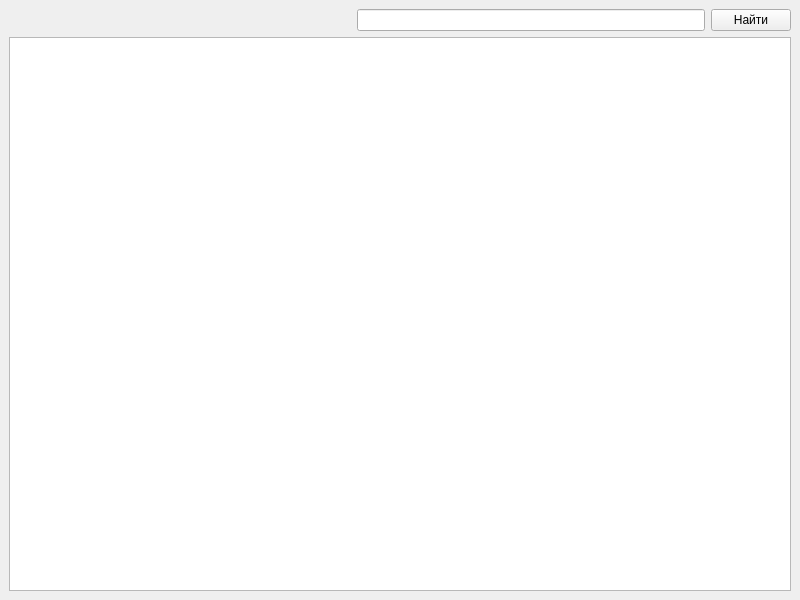
<?xml version="1.0" encoding="UTF-8"?>
<ui version="4.0">
 <class>MainWindow</class>
 <widget class="QMainWindow" name="MainWindow">
  <property name="geometry">
   <rect>
    <x>0</x>
    <y>0</y>
    <width>800</width>
    <height>600</height>
   </rect>
  </property>
  <property name="windowTitle">
   <string>MainWindow</string>
  </property>
  <widget class="QWidget" name="centralwidget">
   <layout class="QGridLayout" name="gridLayout">
    <item row="1" column="0">
     <widget class="QTableView" name="tv_books"/>
    </item>
    <item row="0" column="0">
     <layout class="QHBoxLayout" name="horizontalLayout">
      <item>
       <spacer name="horizontalSpacer">
        <property name="orientation">
         <enum>Qt::Horizontal</enum>
        </property>
        <property name="sizeHint" stdset="0">
         <size>
          <width>40</width>
          <height>20</height>
         </size>
        </property>
       </spacer>
      </item>
      <item>
       <widget class="QLineEdit" name="lineEdit"/>
      </item>
      <item>
       <widget class="QPushButton" name="pushButton">
        <property name="text">
         <string>Найти</string>
        </property>
       </widget>
      </item>
     </layout>
    </item>
   </layout>
  </widget>
 </widget>
 <resources/>
 <connections/>
</ui>
